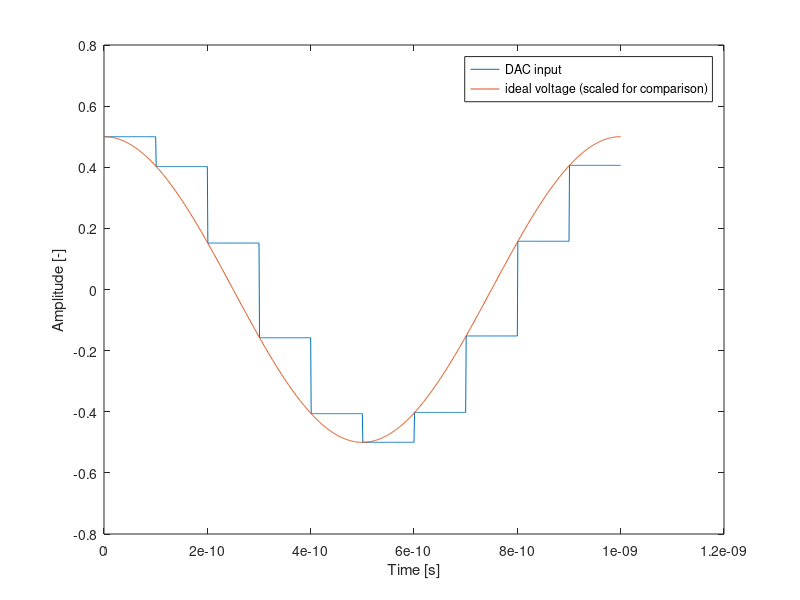
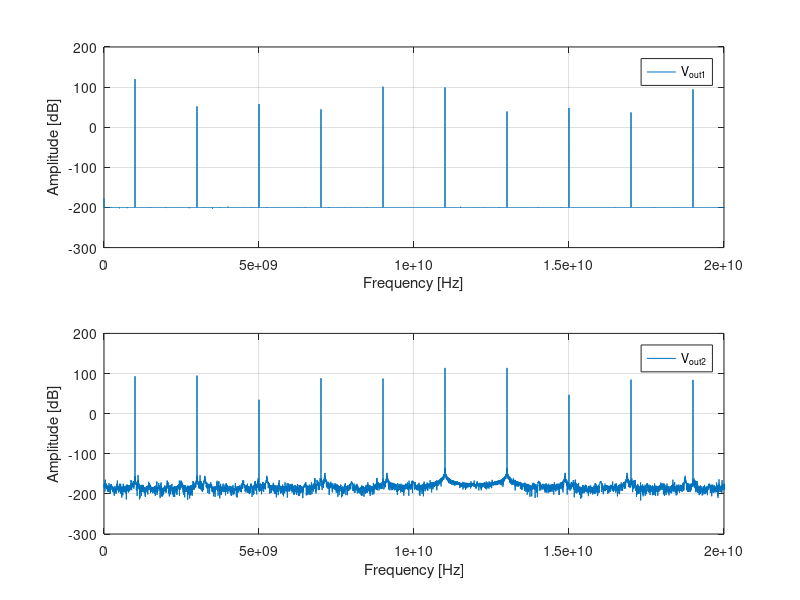

Recreate these plots in MATLAB, in order. (Note: this script raises an error after producing the figures.)
% Cleanup
clear all;
close all;
clc;

clear;
close all;

% Set the Larmor frequencies of the qubits (3 qubits)
f0 = [13e9, 14e9, 15e9];

% Set the Rabi frequencies
fR = [1e6, 1e6, 1e6];

%define microwave frequency
fosc=12e9; %[Hz]


%number of bits of the DAC
N=10;

%sample frequency of the DAC
fsample=10e9;

% define input signal
% input amplitude 
A=[10e-3 0 0]; %[V]
% input frequency 
fin=[1 2 3]*1e9; %[Hz]
% inout phases
ph_in=[0 0 0]; %[rad]

% total simulation time. It is computed as the time needed for a pi
% rotation for Q1
T=1/fR(1)/2; %[s]
% simulation time step
dt=1e-12; %[s]
% define time vector
t=dt:dt:T; %[s]


% input signal
in=A(1)*cos(2*pi*fin(1)*t+ph_in(1))+...
    A(2)*cos(2*pi*fin(2)*t+ph_in(2))+...
    A(3)*cos(2*pi*fin(2)*t+ph_in(3)); %[V]

%sampling the input signal
in_sampled=in(1:1/(fsample*dt):end);

%quantize the signal on N-bit
%first, scale the signal to fit in [0:2^N-1] range, then round it
Din=round((in_sampled-min(in))/(max(in)-min(in))*(2^N-1));

%DAC output range
DAC_or=1; %[V]
%DAC step
LSB=DAC_or/(2^N-1);
%define DAC array
DAC=LSB*[0 ones(1,2^N-1)];
output_levels=cumsum(DAC);

VDAC=output_levels(Din+1);

%add S/H
tmp=ones(1/(fsample*dt),1)*VDAC;
VoutDAC=tmp(:)'-DAC_or/2;
clear tmp

figure
plot(t(1:1000),VoutDAC(1:1000),t(1:1000),(in(1:1000)-min(in))/(max(in)-min(in))*DAC_or-DAC_or/2);
xlabel('Time [s]')
ylabel('Amplitude [-]')
legend('DAC input','ideal voltage (scaled for comparison)')

G1=8/sinc(fin(1)/fsample); %[-]

Vout1=G1*VoutDAC;

Vmix=Vout1.*cos(2*pi*t*fosc);

G2=1; %[-]

Vout2=G2*Vmix;


%compute fft
V2=abs(fft(Vout2));
V2dB=20*log10(V2); %[dB]
V1=abs(fft(Vout1)+1e-10);
V1dB=20*log10(V1); %[dB]
% FFT resolution
fres=1/T; %[Hz]
% maximum FFT frequency
fmax=1/dt; %[Hz]
% frequency vector
f=0:fres:(fmax-fres); %[Hz]

%% plot FFT
figure
subplot(2,1,1)
plot(f,V1dB)
xlabel('Frequency [Hz]')
ylabel('Amplitude [dB]')
legend('V_{out1}')
xlim([0 20]*1e9)
grid

subplot(2,1,2)
plot(f,V2dB)
hold off
xlabel('Frequency [Hz]')
ylabel('Amplitude [dB]')
legend('V_{out2}')
xlim([0 20]*1e9)
grid

%%
% Simulate and plot
[U, probabilities] = spine(fR, f0, dt, Vout2, 10);


% Compute fidelity of the operation on qubit 1
% Ideal transformation representing a pi-rotation around X
 Uideal = [0 1;
           1 0];
% Compute fidelity by comparing the actual transformation to the ideal one
F1 = fidelity(U(:, :, 1), Uideal);

% For the other 2 qubits, we would like to compare the actual transormation
% to the identity operation (I). However, any leakage form the driving
% signal is going to induce Z-rotations on the qubits. Such rotations can
% be easily cancelled by software, i.e. by not applying any extra
% electrical pulse. This correction is currently not implemented in this
% code to make it easier for the students. However, for the simple case in
% which the qubits ar einitialized in |0>, the fidelity on idel qubits can
% be simply computed by measuring the qubit along Z. This measurmenet is
% insensitive with respect to rotazion around Z.
F2=probabilities(3,end,2);
F3=probabilities(3,end,3);


disp(['Fidelity of qubit 1: ' num2str(F1*100) '%']);
disp(['Fidelity of qubit 2: ' num2str(F2*100) '%']);
disp(['Fidelity of qubit 3: ' num2str(F3*100) '%']);